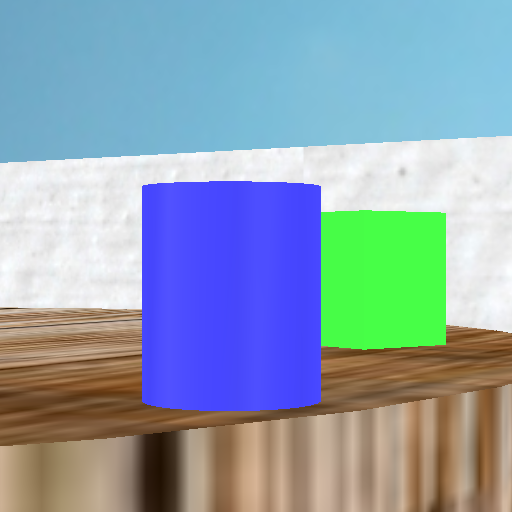
%> input picture Projet_2018/robotic/codes/Robotics-master/test1.png, 512 x 512 px
$ octave im_hist.m   (GNU Octave 9; MATLAB toolbox functions it lacks are replaced by stand-ins)
%> lines starting %> are read from the running program, lines starting %| are printed output that depends on the picture
im1 = imread('imgs\6\test1.png');
%> im1 is the input picture: size 512x512x3 uint8; mean R, G, B 141.1, 162.1, 177.4
pic1 = imread('pictures\trashcan.png');
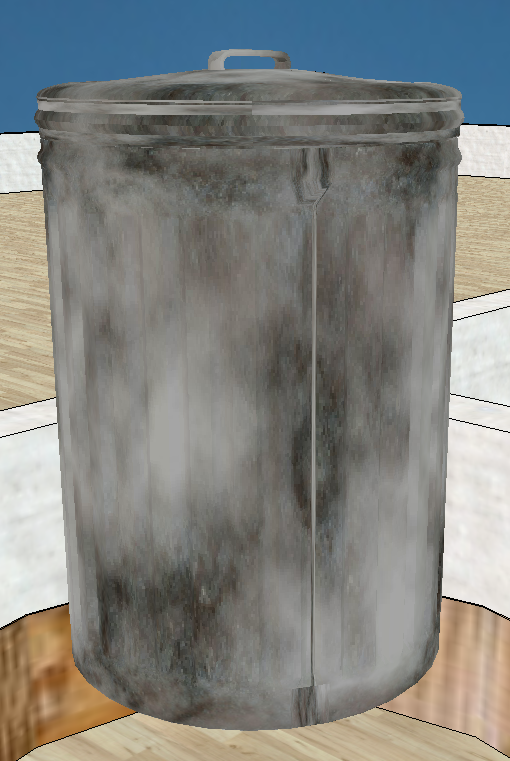
%> input picture Projet_2018/robotic/codes/Robotics-master/pictures/trashcan.png, 510 x 761 px
%> pic1 is the input picture: size 761x510x3 uint8; mean R, G, B 130.8, 132.1, 128.4
pic2 = imread('pictures\trike.png');
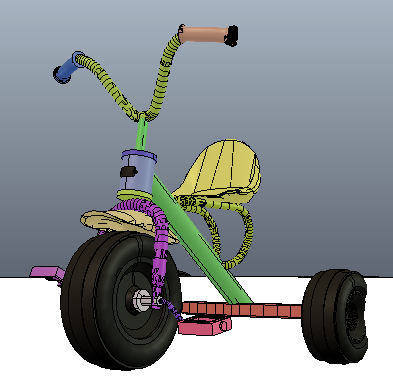
%> input picture Projet_2018/robotic/codes/Robotics-master/pictures/trike.png, 393 x 383 px
%> pic2 is the input picture: size 383x393x3 uint8; mean R, G, B 137.3, 142.6, 144.7
pic3 = imread('pictures\plant.png');
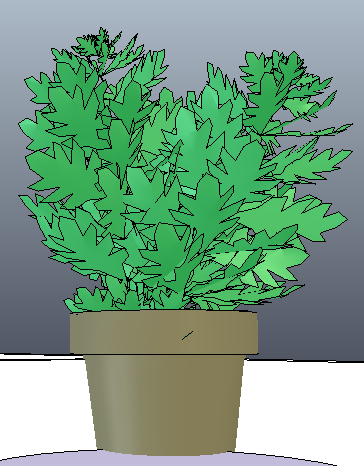
%> input picture Projet_2018/robotic/codes/Robotics-master/pictures/plant.png, 364 x 466 px
%> pic3 is the input picture: size 466x364x3 uint8; mean R, G, B 119, 159.2, 132.3
pic4 = imread('pictures\dog.png');
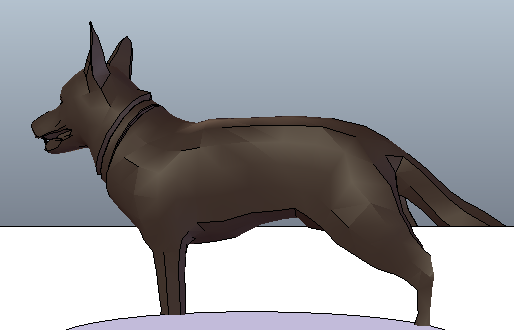
%> input picture Projet_2018/robotic/codes/Robotics-master/pictures/dog.png, 514 x 330 px
%> pic4 is the input picture: size 330x514x3 uint8; mean R, G, B 153.3, 154.7, 159.1
pic5 = imread('pictures\pumpkin.png');
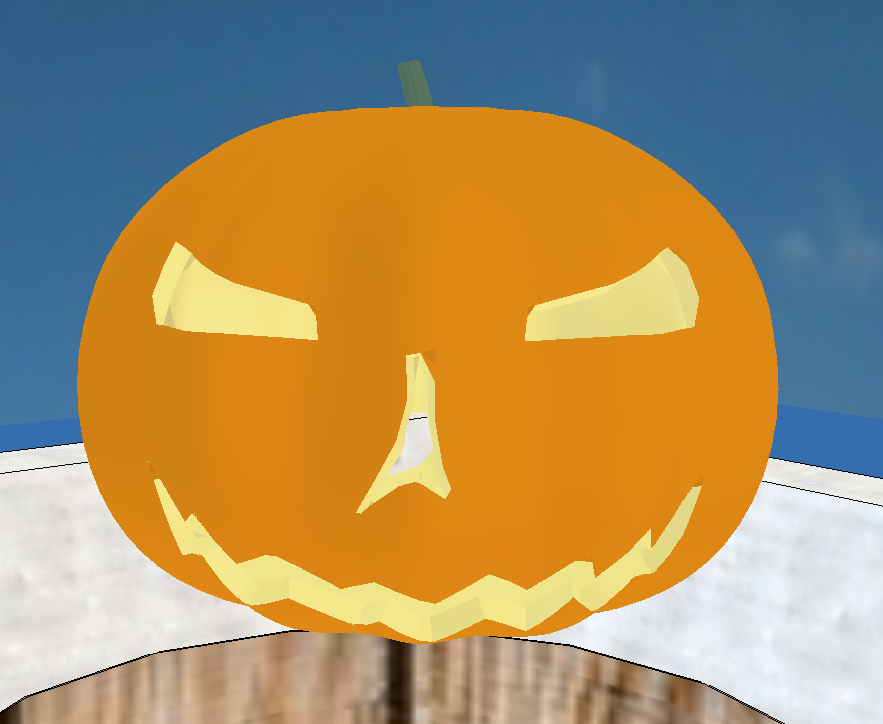
%> input picture Projet_2018/robotic/codes/Robotics-master/pictures/pumpkin.png, 883 x 724 px
%> pic5 is the input picture: size 724x883x3 uint8; mean R, G, B 167.5, 144.5, 101.8
lab_im1 = rgb2lab(im1);
%> lab_im1: size 512x512x3 double; mean of channels 1, 2, 3 66.7, 2.3, -8.8
lab_pic1 = rgb2lab(pic1);
%> lab_pic1: size 761x510x3 double; mean of channels 1, 2, 3 54.7, -0.2, 2
lab_pic2 = rgb2lab(pic2);
%> lab_pic2: size 383x393x3 double; mean of channels 1, 2, 3 57.9, -1, -1.6
lab_pic3 = rgb2lab(pic3);
%> lab_pic3: size 466x364x3 double; mean of channels 1, 2, 3 62.1, -17.1, 10.4
lab_pic4 = rgb2lab(pic4);
%> lab_pic4: size 330x514x3 double; mean of channels 1, 2, 3 62.5, 0.8, -2
lab_pic5 = rgb2lab(pic5);
%> lab_pic5: size 724x883x3 double; mean of channels 1, 2, 3 62.2, 9.3, 23.4

L_edges = 0:100;
a_edges = -86:98;
b_edges = -107:94;

[im1_L_counts,im1_L_binLocations,~] = histcounts(lab_im1(:,:,1),L_edges,'Normalization', 'probability');
%> im1_L_counts = 100 values, max 0.0661 at index 43, min 0 at index 1, mean 0.01; im1_L_binLocations = 101 values from 0 to 100
[im1_a_counts,im1_a_binLocations,~] = histcounts(lab_im1(:,:,2),a_edges,'Normalization', 'probability');
%> im1_a_counts = 184 values, max 0.115 at index 73, min 0 at index 1, mean 0.00543; im1_a_binLocations = 185 values from -86 to 98
[im1_b_counts,im1_b_binLocations,~] = histcounts(lab_im1(:,:,3),b_edges,'Normalization', 'probability');
%> im1_b_counts = 201 values, max 0.153 at index 87, min 0 at index 1, mean 0.00498; im1_b_binLocations = 202 values from -107 to 94

[pic1_L_counts,pic1_L_binLocations,~] = histcounts(lab_pic1(:,:,1),L_edges,'Normalization', 'probability');
%> pic1_L_counts = 100 values, max 0.085 at index 44, min 0 at index 2, mean 0.01; pic1_L_binLocations = 101 values from 0 to 100
[pic1_a_counts,pic1_a_binLocations,~] = histcounts(lab_pic1(:,:,2),a_edges,'Normalization', 'probability');
%> pic1_a_counts = 184 values, max 0.372 at index 86, min 0 at index 1, mean 0.00543; pic1_a_binLocations = 185 values from -86 to 98
[pic1_b_counts,pic1_b_binLocations,~] = histcounts(lab_pic1(:,:,3),b_edges,'Normalization', 'probability');
%> pic1_b_counts = 201 values, max 0.227 at index 110, min 0 at index 1, mean 0.00498; pic1_b_binLocations = 202 values from -107 to 94

[pic2_L_counts,pic2_L_binLocations,~] = histcounts(lab_pic2(:,:,1),L_edges,'Normalization', 'probability');
%> pic2_L_counts = 100 values, max 0.154 at index 100, min 0 at index 29, mean 0.01; pic2_L_binLocations = 101 values from 0 to 100
[pic2_a_counts,pic2_a_binLocations,~] = histcounts(lab_pic2(:,:,2),a_edges,'Normalization', 'probability');
%> pic2_a_counts = 184 values, max 0.409 at index 86, min 0 at index 1, mean 0.00543; pic2_a_binLocations = 185 values from -86 to 98
[pic2_b_counts,pic2_b_binLocations,~] = histcounts(lab_pic2(:,:,3),b_edges,'Normalization', 'probability');
%> pic2_b_counts = 201 values, max 0.345 at index 99, min 0 at index 1, mean 0.00498; pic2_b_binLocations = 202 values from -107 to 94

[pic3_L_counts,pic3_L_binLocations,~] = histcounts(lab_pic3(:,:,1),L_edges,'Normalization', 'probability');
%> pic3_L_counts = 100 values, max 0.123 at index 100, min 0 at index 2, mean 0.01; pic3_L_binLocations = 101 values from 0 to 100
[pic3_a_counts,pic3_a_binLocations,~] = histcounts(lab_pic3(:,:,2),a_edges,'Normalization', 'probability');
%> pic3_a_counts = 184 values, max 0.238 at index 35, min 0 at index 1, mean 0.00543; pic3_a_binLocations = 185 values from -86 to 98
[pic3_b_counts,pic3_b_binLocations,~] = histcounts(lab_pic3(:,:,3),b_edges,'Normalization', 'probability');
%> pic3_b_counts = 201 values, max 0.193 at index 99, min 0 at index 1, mean 0.00498; pic3_b_binLocations = 202 values from -107 to 94

[pic4_L_counts,pic4_L_binLocations,~] = histcounts(lab_pic4(:,:,1),L_edges,'Normalization', 'probability');
%> pic4_L_counts = 100 values, max 0.233 at index 100, min 0 at index 2, mean 0.01; pic4_L_binLocations = 101 values from 0 to 100
[pic4_a_counts,pic4_a_binLocations,~] = histcounts(lab_pic4(:,:,2),a_edges,'Normalization', 'probability');
%> pic4_a_counts = 184 values, max 0.285 at index 86, min 0 at index 1, mean 0.00543; pic4_a_binLocations = 185 values from -86 to 98
[pic4_b_counts,pic4_b_binLocations,~] = histcounts(lab_pic4(:,:,3),b_edges,'Normalization', 'probability');
%> pic4_b_counts = 201 values, max 0.255 at index 108, min 0 at index 1, mean 0.00498; pic4_b_binLocations = 202 values from -107 to 94

[pic5_L_counts,pic5_L_binLocations,~] = histcounts(lab_pic5(:,:,1),L_edges,'Normalization', 'probability');
%> pic5_L_counts = 100 values, max 0.149 at index 65, min 0 at index 2, mean 0.01; pic5_L_binLocations = 101 values from 0 to 100
[pic5_a_counts,pic5_a_binLocations,~] = histcounts(lab_pic5(:,:,2),a_edges,'Normalization', 'probability');
%> pic5_a_counts = 184 values, max 0.192 at index 83, min 0 at index 1, mean 0.00543; pic5_a_binLocations = 185 values from -86 to 98
[pic5_b_counts,pic5_b_binLocations,~] = histcounts(lab_pic5(:,:,3),b_edges,'Normalization', 'probability');
%> pic5_b_counts = 201 values, max 0.218 at index 174, min 0 at index 1, mean 0.00498; pic5_b_binLocations = 202 values from -107 to 94

im1_L_binLocations(1) = [];
im1_a_binLocations(1) = [];
im1_b_binLocations(1) = [];

pic1_L_binLocations(1) = [];
pic1_a_binLocations(1) = [];
pic1_b_binLocations(1) = [];

pic2_L_binLocations(1) = [];
pic2_a_binLocations(1) = [];
pic2_b_binLocations(1) = [];

pic3_L_binLocations(1) = [];
pic3_a_binLocations(1) = [];
pic3_b_binLocations(1) = [];

pic4_L_binLocations(1) = [];
pic4_a_binLocations(1) = [];
pic4_b_binLocations(1) = [];

pic5_L_binLocations(1) = [];
pic5_a_binLocations(1) = [];
pic5_b_binLocations(1) = [];

show = false;

if show
    figure;
    subplot(231);
    plot(im1_L_binLocations,im1_L_counts);
    subplot(232);
    plot(im1_a_binLocations,im1_a_counts);
    subplot(233);
    plot(im1_b_binLocations,im1_b_counts);
    subplot(234);
    plot(pic1_L_binLocations,pic1_L_counts);
    subplot(235);
    plot(pic1_a_binLocations,pic1_a_counts);
    subplot(236);
    plot(pic1_b_binLocations,pic1_b_counts);

    figure;
    subplot(231);
    plot(im1_L_binLocations,im1_L_counts);
    subplot(232);
    plot(im1_a_binLocations,im1_a_counts);
    subplot(233);
    plot(im1_b_binLocations,im1_b_counts);
    subplot(234);
    plot(pic2_L_binLocations,pic2_L_counts);
    subplot(235);
    plot(pic2_a_binLocations,pic2_a_counts);
    subplot(236);
    plot(pic2_b_binLocations,pic2_b_counts);

    figure;
    subplot(231);
    plot(im1_L_binLocations,im1_L_counts);
    subplot(232);
    plot(im1_a_binLocations,im1_a_counts);
    subplot(233);
    plot(im1_b_binLocations,im1_b_counts);
    subplot(234);
    plot(pic3_L_binLocations,pic3_L_counts);
    subplot(235);
    plot(pic3_a_binLocations,pic3_a_counts);
    subplot(236);
    plot(pic3_b_binLocations,pic3_b_counts);

    figure;
    subplot(231);
    plot(im1_L_binLocations,im1_L_counts);
    subplot(232);
    plot(im1_a_binLocations,im1_a_counts);
    subplot(233);
    plot(im1_b_binLocations,im1_b_counts);
    subplot(234);
    plot(pic4_L_binLocations,pic4_L_counts);
    subplot(235);
    plot(pic4_a_binLocations,pic4_a_counts);
    subplot(236);
    plot(pic4_b_binLocations,pic4_b_counts);

    figure;
    subplot(231);
    plot(im1_L_binLocations,im1_L_counts);
    subplot(232);
    plot(im1_a_binLocations,im1_a_counts);
    subplot(233);
    plot(im1_b_binLocations,im1_b_counts);
    subplot(234);
    plot(pic5_L_binLocations,pic5_L_counts);
    subplot(235);
    plot(pic5_a_binLocations,pic5_a_counts);
    subplot(236);
    plot(pic5_b_binLocations,pic5_b_counts);
end

dL1 = pdist2(im1_L_counts,pic1_L_counts);
%> dL1 = 0.135
da1 = pdist2(im1_a_counts,pic1_a_counts);
%> da1 = 0.396
db1 = pdist2(im1_b_counts,pic1_b_counts);
%> db1 = 0.409
d1 = [da1 db1];
%> d1 = [0.396 0.409]

dL2 = pdist2(im1_L_counts,pic2_L_counts);
%> dL2 = 0.228
da2 = pdist2(im1_a_counts,pic2_a_counts);
%> da2 = 0.464
db2 = pdist2(im1_b_counts,pic2_b_counts);
%> db2 = 0.5
d2 = [da2 db2];
%> d2 = [0.464 0.5]

dL3 = pdist2(im1_L_counts,pic3_L_counts);
%> dL3 = 0.207
da3 = pdist2(im1_a_counts,pic3_a_counts);
%> da3 = 0.376
db3 = pdist2(im1_b_counts,pic3_b_counts);
%> db3 = 0.363
d3 = [da3 db3];
%> d3 = [0.376 0.363]

dL4 = pdist2(im1_L_counts,pic4_L_counts);
%> dL4 = 0.28
da4 = pdist2(im1_a_counts,pic4_a_counts);
%> da4 = 0.395
db4 = pdist2(im1_b_counts,pic4_b_counts);
%> db4 = 0.446
d4 = [da4 db4];
%> d4 = [0.395 0.446]

dL5 = pdist2(im1_L_counts,pic5_L_counts);
%> dL5 = 0.26
da5 = pdist2(im1_a_counts,pic5_a_counts);
%> da5 = 0.361
db5 = pdist2(im1_b_counts,pic5_b_counts);
%> db5 = 0.372
d5 = [da5 db5];
%> d5 = [0.361 0.372]


d = [mean(d1);mean(d2);mean(d3);mean(d4);mean(d5)]
%> d = [0.403; 0.482; 0.37; 0.421; 0.367]
[m,i] = min(d)
%> m = 0.367; i = 5
